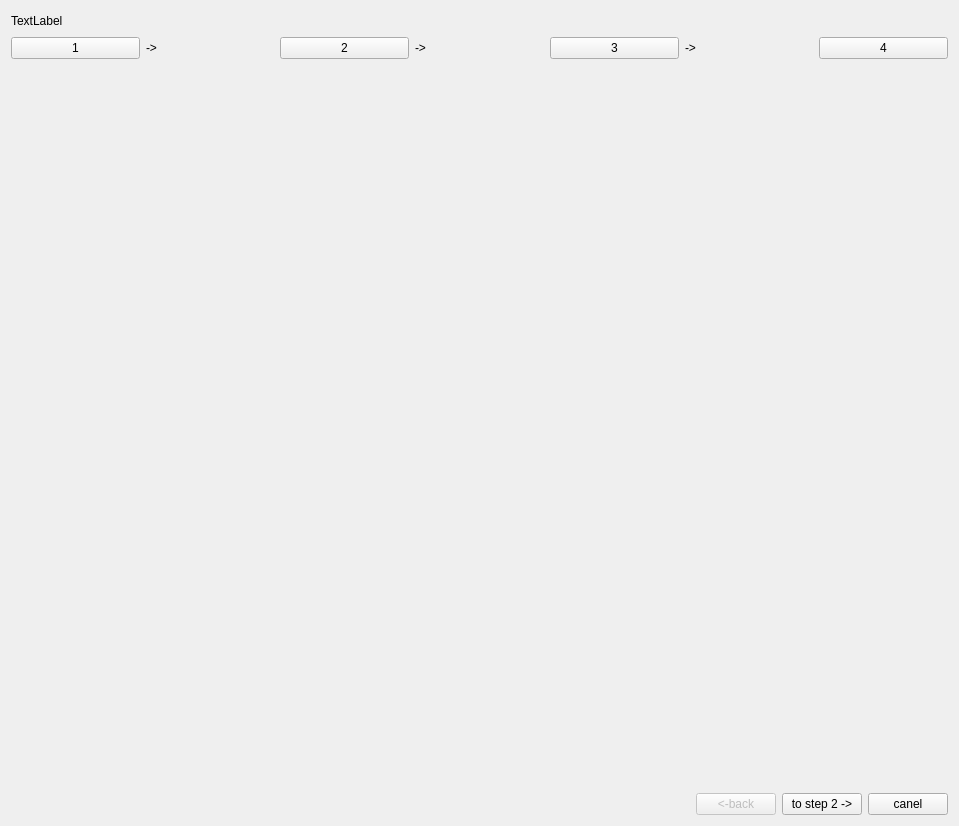
<?xml version="1.0" encoding="UTF-8"?>
<ui version="4.0">
 <class>QtSetupSimulator</class>
 <widget class="QWidget" name="QtSetupSimulator">
  <property name="geometry">
   <rect>
    <x>0</x>
    <y>0</y>
    <width>957</width>
    <height>826</height>
   </rect>
  </property>
  <property name="windowTitle">
   <string>QtSetupSimulator</string>
  </property>
  <layout class="QVBoxLayout" name="verticalLayout_3">
   <item>
    <layout class="QHBoxLayout" name="horizontalLayout_17">
     <item>
      <widget class="QLabel" name="label_13">
       <property name="text">
        <string>TextLabel</string>
       </property>
      </widget>
     </item>
     <item>
      <spacer name="horizontalSpacer_2">
       <property name="orientation">
        <enum>Qt::Horizontal</enum>
       </property>
       <property name="sizeHint" stdset="0">
        <size>
         <width>40</width>
         <height>20</height>
        </size>
       </property>
      </spacer>
     </item>
    </layout>
   </item>
   <item>
    <layout class="QHBoxLayout" name="horizontalLayout_3">
     <item>
      <widget class="QPushButton" name="pushButton_step1">
       <property name="text">
        <string>1</string>
       </property>
      </widget>
     </item>
     <item>
      <widget class="QLabel" name="label_9">
       <property name="text">
        <string>-&gt;</string>
       </property>
      </widget>
     </item>
     <item>
      <widget class="QPushButton" name="pushButton_step2">
       <property name="text">
        <string>2</string>
       </property>
      </widget>
     </item>
     <item>
      <widget class="QLabel" name="label_10">
       <property name="text">
        <string>-&gt;</string>
       </property>
      </widget>
     </item>
     <item>
      <widget class="QPushButton" name="pushButton_step3">
       <property name="text">
        <string>3</string>
       </property>
      </widget>
     </item>
     <item>
      <widget class="QLabel" name="label_11">
       <property name="text">
        <string>-&gt;</string>
       </property>
      </widget>
     </item>
     <item>
      <widget class="QPushButton" name="pushButton_step4">
       <property name="text">
        <string>4</string>
       </property>
      </widget>
     </item>
    </layout>
   </item>
   <item>
    <widget class="QStackedWidget" name="stackedWidget">
     <property name="currentIndex">
      <number>0</number>
     </property>
     <widget class="QWidget" name="page">
      <layout class="QVBoxLayout" name="verticalLayout_19">
       <item>
        <widget class="GE_Widget" name="widget" native="true">
         <property name="minimumSize">
          <size>
           <width>0</width>
           <height>700</height>
          </size>
         </property>
        </widget>
       </item>
      </layout>
     </widget>
     <widget class="QWidget" name="page_2">
      <layout class="QVBoxLayout" name="verticalLayout_18">
       <item>
        <layout class="QHBoxLayout" name="horizontalLayout_4">
         <item>
          <layout class="QVBoxLayout" name="verticalLayout">
           <item>
            <widget class="QtGuiDisplay" name="widget_getMasterImg" native="true">
             <property name="sizePolicy">
              <sizepolicy hsizetype="Ignored" vsizetype="Expanding">
               <horstretch>0</horstretch>
               <verstretch>0</verstretch>
              </sizepolicy>
             </property>
             <property name="minimumSize">
              <size>
               <width>528</width>
               <height>0</height>
              </size>
             </property>
            </widget>
           </item>
          </layout>
         </item>
         <item>
          <layout class="QVBoxLayout" name="verticalLayout_2">
           <item>
            <widget class="QLabel" name="label_getActivStep">
             <property name="maximumSize">
              <size>
               <width>381</width>
               <height>16777215</height>
              </size>
             </property>
             <property name="text">
              <string>step 1</string>
             </property>
            </widget>
           </item>
           <item>
            <widget class="QStackedWidget" name="stackWid_steps">
             <property name="sizePolicy">
              <sizepolicy hsizetype="Expanding" vsizetype="Expanding">
               <horstretch>0</horstretch>
               <verstretch>0</verstretch>
              </sizepolicy>
             </property>
             <property name="minimumSize">
              <size>
               <width>381</width>
               <height>0</height>
              </size>
             </property>
             <property name="maximumSize">
              <size>
               <width>381</width>
               <height>16777215</height>
              </size>
             </property>
             <property name="currentIndex">
              <number>1</number>
             </property>
             <widget class="QWidget" name="page_step1"/>
             <widget class="QWidget" name="page_step2">
              <layout class="QVBoxLayout" name="verticalLayout_4">
               <item>
                <widget class="QLabel" name="label_5">
                 <property name="text">
                  <string>&lt;html&gt;&lt;head/&gt;&lt;body&gt;&lt;p align=&quot;center&quot;&gt;Registers one master image to serve &lt;/p&gt;&lt;p align=&quot;center&quot;&gt;as the reference for judgment&lt;/p&gt;&lt;/body&gt;&lt;/html&gt;</string>
                 </property>
                </widget>
               </item>
               <item>
                <widget class="QTabWidget" name="tabWid_setMasterImg">
                 <property name="currentIndex">
                  <number>0</number>
                 </property>
                 <widget class="QWidget" name="tab_setMasterImg">
                  <attribute name="title">
                   <string>Master Registration</string>
                  </attribute>
                  <layout class="QVBoxLayout" name="verticalLayout_6">
                   <item>
                    <widget class="QLabel" name="label_6">
                     <property name="text">
                      <string>&lt;html&gt;&lt;head/&gt;&lt;body&gt;&lt;p align=&quot;center&quot;&gt;Select the master image registration &lt;/p&gt;&lt;p align=&quot;center&quot;&gt;method and press the button&lt;/p&gt;&lt;/body&gt;&lt;/html&gt;</string>
                     </property>
                    </widget>
                   </item>
                   <item>
                    <layout class="QVBoxLayout" name="verticalLayout_5">
                     <item>
                      <widget class="QPushButton" name="pushButton">
                       <property name="text">
                        <string>Register image from image history</string>
                       </property>
                      </widget>
                     </item>
                     <item>
                      <widget class="QPushButton" name="pushButton_2">
                       <property name="text">
                        <string>Register image from file location</string>
                       </property>
                      </widget>
                     </item>
                    </layout>
                   </item>
                   <item>
                    <spacer name="verticalSpacer">
                     <property name="orientation">
                      <enum>Qt::Vertical</enum>
                     </property>
                     <property name="sizeHint" stdset="0">
                      <size>
                       <width>20</width>
                       <height>368</height>
                      </size>
                     </property>
                    </spacer>
                   </item>
                  </layout>
                 </widget>
                 <widget class="QWidget" name="tab_correctBrightn">
                  <attribute name="title">
                   <string>Extendet Functions</string>
                  </attribute>
                  <widget class="QPushButton" name="pushButton_setCorect">
                   <property name="geometry">
                    <rect>
                     <x>60</x>
                     <y>290</y>
                     <width>93</width>
                     <height>28</height>
                    </rect>
                   </property>
                   <property name="text">
                    <string>Setting</string>
                   </property>
                  </widget>
                  <widget class="QPushButton" name="pushButton_delCorect">
                   <property name="enabled">
                    <bool>false</bool>
                   </property>
                   <property name="geometry">
                    <rect>
                     <x>210</x>
                     <y>290</y>
                     <width>93</width>
                     <height>28</height>
                    </rect>
                   </property>
                   <property name="text">
                    <string>Delete</string>
                   </property>
                  </widget>
                 </widget>
                </widget>
               </item>
              </layout>
             </widget>
             <widget class="QWidget" name="page_step3">
              <layout class="QVBoxLayout" name="verticalLayout_7">
               <item>
                <widget class="QLabel" name="label_7">
                 <property name="text">
                  <string>&lt;html&gt;&lt;head/&gt;&lt;body&gt;&lt;p&gt;Configure inspection tools and assign OK/NGlimits.&lt;/p&gt;&lt;p&gt;Press[Add Tool], orselect tool and press [Edit].&lt;/p&gt;&lt;/body&gt;&lt;/html&gt;</string>
                 </property>
                </widget>
               </item>
               <item>
                <widget class="QStackedWidget" name="stackWid_customTools">
                 <property name="currentIndex">
                  <number>0</number>
                 </property>
                 <widget class="QWidget" name="page_3">
                  <layout class="QVBoxLayout" name="verticalLayout_8">
                   <item>
                    <layout class="QHBoxLayout" name="horizontalLayout_6">
                     <item>
                      <widget class="QPushButton" name="pushButton_addTool">
                       <property name="maximumSize">
                        <size>
                         <width>71</width>
                         <height>16777215</height>
                        </size>
                       </property>
                       <property name="text">
                        <string>Add Tool</string>
                       </property>
                      </widget>
                     </item>
                     <item>
                      <spacer name="horizontalSpacer_3">
                       <property name="orientation">
                        <enum>Qt::Horizontal</enum>
                       </property>
                       <property name="sizeHint" stdset="0">
                        <size>
                         <width>40</width>
                         <height>20</height>
                        </size>
                       </property>
                      </spacer>
                     </item>
                     <item>
                      <layout class="QHBoxLayout" name="horizontalLayout_5">
                       <item>
                        <widget class="QPushButton" name="pushButton_CopyTool">
                         <property name="maximumSize">
                          <size>
                           <width>51</width>
                           <height>16777215</height>
                          </size>
                         </property>
                         <property name="text">
                          <string>Copy</string>
                         </property>
                        </widget>
                       </item>
                       <item>
                        <widget class="QPushButton" name="pushButton_delTool">
                         <property name="maximumSize">
                          <size>
                           <width>51</width>
                           <height>16777215</height>
                          </size>
                         </property>
                         <property name="text">
                          <string>Delete</string>
                         </property>
                        </widget>
                       </item>
                       <item>
                        <widget class="QPushButton" name="pushButton_editTool">
                         <property name="maximumSize">
                          <size>
                           <width>51</width>
                           <height>16777215</height>
                          </size>
                         </property>
                         <property name="text">
                          <string>Edit</string>
                         </property>
                        </widget>
                       </item>
                      </layout>
                     </item>
                    </layout>
                   </item>
                   <item>
                    <widget class="QScrollArea" name="scrollArea_procesArears">
                     <property name="widgetResizable">
                      <bool>true</bool>
                     </property>
                     <widget class="QWidget" name="scrollAreaWidgetContents">
                      <property name="geometry">
                       <rect>
                        <x>0</x>
                        <y>0</y>
                        <width>98</width>
                        <height>28</height>
                       </rect>
                      </property>
                      <layout class="QVBoxLayout" name="verticalLayout_17">
                       <item>
                        <layout class="QVBoxLayout" name="verticalLayout_scrolProcesArea">
                         <property name="sizeConstraint">
                          <enum>QLayout::SetNoConstraint</enum>
                         </property>
                        </layout>
                       </item>
                       <item>
                        <spacer name="verticalSpacer_4">
                         <property name="orientation">
                          <enum>Qt::Vertical</enum>
                         </property>
                         <property name="sizeHint" stdset="0">
                          <size>
                           <width>20</width>
                           <height>488</height>
                          </size>
                         </property>
                        </spacer>
                       </item>
                      </layout>
                     </widget>
                    </widget>
                   </item>
                  </layout>
                 </widget>
                 <widget class="QWidget" name="page_4">
                  <layout class="QVBoxLayout" name="verticalLayout_15">
                   <item>
                    <layout class="QHBoxLayout" name="horizontalLayout_7">
                     <item>
                      <widget class="QLabel" name="label_procesProgName">
                       <property name="sizePolicy">
                        <sizepolicy hsizetype="Preferred" vsizetype="Preferred">
                         <horstretch>1</horstretch>
                         <verstretch>0</verstretch>
                        </sizepolicy>
                       </property>
                       <property name="text">
                        <string/>
                       </property>
                      </widget>
                     </item>
                     <item>
                      <widget class="QLineEdit" name="lineEdit_procesUserName">
                       <property name="sizePolicy">
                        <sizepolicy hsizetype="Expanding" vsizetype="Fixed">
                         <horstretch>1</horstretch>
                         <verstretch>0</verstretch>
                        </sizepolicy>
                       </property>
                      </widget>
                     </item>
                    </layout>
                   </item>
                   <item>
                    <widget class="QTabWidget" name="tabWidget">
                     <property name="currentIndex">
                      <number>0</number>
                     </property>
                     <widget class="QWidget" name="tab">
                      <attribute name="title">
                       <string>Setting</string>
                      </attribute>
                      <layout class="QVBoxLayout" name="verticalLayout_16">
                       <item>
                        <widget class="QGroupBox" name="groupBox_editWind">
                         <property name="title">
                          <string>Edit Window</string>
                         </property>
                         <layout class="QVBoxLayout" name="verticalLayout_10">
                          <item>
                           <widget class="QLabel" name="label_selectShape">
                            <property name="text">
                             <string>Select the window shape and searh region.</string>
                            </property>
                           </widget>
                          </item>
                          <item>
                           <widget class="QLabel" name="label_shape">
                            <property name="text">
                             <string>Window Shape</string>
                            </property>
                           </widget>
                          </item>
                          <item>
                           <layout class="QHBoxLayout" name="horizontalLayout_11">
                            <item>
                             <widget class="QGroupBox" name="groupBox_windShape">
                              <property name="sizePolicy">
                               <sizepolicy hsizetype="Expanding" vsizetype="Preferred">
                                <horstretch>0</horstretch>
                                <verstretch>0</verstretch>
                               </sizepolicy>
                              </property>
                              <property name="title">
                               <string/>
                              </property>
                              <layout class="QHBoxLayout" name="horizontalLayout_8">
                               <item>
                                <widget class="QRadioButton" name="RButn_rect">
                                 <property name="text">
                                  <string>Rect</string>
                                 </property>
                                 <property name="checkable">
                                  <bool>true</bool>
                                 </property>
                                 <property name="checked">
                                  <bool>false</bool>
                                 </property>
                                </widget>
                               </item>
                               <item>
                                <widget class="QRadioButton" name="RButn_circle">
                                 <property name="text">
                                  <string>Circle</string>
                                 </property>
                                </widget>
                               </item>
                               <item>
                                <widget class="QRadioButton" name="RButn_entire">
                                 <property name="text">
                                  <string>Entire</string>
                                 </property>
                                </widget>
                               </item>
                              </layout>
                             </widget>
                            </item>
                            <item>
                             <spacer name="horizontalSpacer_5">
                              <property name="orientation">
                               <enum>Qt::Horizontal</enum>
                              </property>
                              <property name="sizeHint" stdset="0">
                               <size>
                                <width>40</width>
                                <height>20</height>
                               </size>
                              </property>
                             </spacer>
                            </item>
                            <item>
                             <widget class="QPushButton" name="PButn_angelRest">
                              <property name="maximumSize">
                               <size>
                                <width>75</width>
                                <height>16777215</height>
                               </size>
                              </property>
                              <property name="text">
                               <string>Angel Reset</string>
                              </property>
                             </widget>
                            </item>
                           </layout>
                          </item>
                          <item>
                           <widget class="QLabel" name="label_search">
                            <property name="text">
                             <string>Searecg Region</string>
                            </property>
                           </widget>
                          </item>
                          <item>
                           <layout class="QHBoxLayout" name="horizontalLayout_10">
                            <item>
                             <widget class="QGroupBox" name="groupBox_searecgReg">
                              <property name="sizePolicy">
                               <sizepolicy hsizetype="Expanding" vsizetype="Preferred">
                                <horstretch>0</horstretch>
                                <verstretch>0</verstretch>
                               </sizepolicy>
                              </property>
                              <property name="title">
                               <string/>
                              </property>
                              <layout class="QHBoxLayout" name="horizontalLayout_9">
                               <item>
                                <widget class="QRadioButton" name="RButn_entire_2">
                                 <property name="text">
                                  <string>Entire</string>
                                 </property>
                                 <property name="checkable">
                                  <bool>true</bool>
                                 </property>
                                 <property name="checked">
                                  <bool>false</bool>
                                 </property>
                                </widget>
                               </item>
                               <item>
                                <widget class="QRadioButton" name="RButn_partial">
                                 <property name="text">
                                  <string>Partial</string>
                                 </property>
                                </widget>
                               </item>
                              </layout>
                             </widget>
                            </item>
                            <item>
                             <spacer name="horizontalSpacer_4">
                              <property name="orientation">
                               <enum>Qt::Horizontal</enum>
                              </property>
                              <property name="sizeHint" stdset="0">
                               <size>
                                <width>40</width>
                                <height>20</height>
                               </size>
                              </property>
                             </spacer>
                            </item>
                            <item>
                             <widget class="QPushButton" name="PButn_mask">
                              <property name="maximumSize">
                               <size>
                                <width>75</width>
                                <height>16777215</height>
                               </size>
                              </property>
                              <property name="text">
                               <string>Mask</string>
                              </property>
                             </widget>
                            </item>
                           </layout>
                          </item>
                         </layout>
                        </widget>
                       </item>
                       <item>
                        <widget class="QGroupBox" name="groupBox_seting">
                         <property name="title">
                          <string>Fine Tune Outline</string>
                         </property>
                         <layout class="QVBoxLayout" name="verticalLayout_11">
                          <item>
                           <widget class="QLabel" name="label_inSeting">
                            <property name="text">
                             <string>Adjust extraction sensitivity and remove outline detail. </string>
                            </property>
                           </widget>
                          </item>
                          <item>
                           <spacer name="verticalSpacer_3">
                            <property name="orientation">
                             <enum>Qt::Vertical</enum>
                            </property>
                            <property name="sizeHint" stdset="0">
                             <size>
                              <width>20</width>
                              <height>14</height>
                             </size>
                            </property>
                           </spacer>
                          </item>
                          <item>
                           <layout class="QHBoxLayout" name="horizontalLayout_12">
                            <item>
                             <widget class="QLabel" name="label_senserivity">
                              <property name="text">
                               <string>Senserivity</string>
                              </property>
                             </widget>
                            </item>
                            <item>
                             <widget class="QComboBox" name="comboBox_senserivity"/>
                            </item>
                            <item>
                             <widget class="QPushButton" name="PButn_removeOutline">
                              <property name="text">
                               <string>Remove Outline</string>
                              </property>
                             </widget>
                            </item>
                           </layout>
                          </item>
                          <item>
                           <spacer name="verticalSpacer_2">
                            <property name="orientation">
                             <enum>Qt::Vertical</enum>
                            </property>
                            <property name="sizeHint" stdset="0">
                             <size>
                              <width>20</width>
                              <height>15</height>
                             </size>
                            </property>
                           </spacer>
                          </item>
                         </layout>
                        </widget>
                       </item>
                       <item>
                        <widget class="QGroupBox" name="groupBox_limit">
                         <property name="title">
                          <string>Limit Adjustment</string>
                         </property>
                         <layout class="QVBoxLayout" name="verticalLayout_14">
                          <item>
                           <widget class="QLabel" name="label_15">
                            <property name="text">
                             <string>Please adjust the limit of matching rate.</string>
                            </property>
                           </widget>
                          </item>
                          <item>
                           <layout class="QHBoxLayout" name="horizontalLayout_15">
                            <item>
                             <widget class="QLabel" name="label_16">
                              <property name="maximumSize">
                               <size>
                                <width>41</width>
                                <height>16777215</height>
                               </size>
                              </property>
                              <property name="text">
                               <string>Match</string>
                              </property>
                             </widget>
                            </item>
                            <item>
                             <spacer name="horizontalSpacer_7">
                              <property name="orientation">
                               <enum>Qt::Horizontal</enum>
                              </property>
                              <property name="sizeHint" stdset="0">
                               <size>
                                <width>40</width>
                                <height>20</height>
                               </size>
                              </property>
                             </spacer>
                            </item>
                           </layout>
                          </item>
                          <item>
                           <layout class="QHBoxLayout" name="horizontalLayout_13">
                            <item>
                             <layout class="QVBoxLayout" name="verticalLayout_12">
                              <item>
                               <widget class="QPushButton" name="PButn_fMinus">
                                <property name="maximumSize">
                                 <size>
                                  <width>21</width>
                                  <height>20</height>
                                 </size>
                                </property>
                                <property name="text">
                                 <string>-</string>
                                </property>
                               </widget>
                              </item>
                              <item>
                               <widget class="QPushButton" name="PButn_sMinus">
                                <property name="maximumSize">
                                 <size>
                                  <width>21</width>
                                  <height>20</height>
                                 </size>
                                </property>
                                <property name="text">
                                 <string>-</string>
                                </property>
                               </widget>
                              </item>
                             </layout>
                            </item>
                            <item>
                             <widget class="QtMySliderWid" name="widget_slider" native="true">
                              <property name="sizePolicy">
                               <sizepolicy hsizetype="Preferred" vsizetype="Fixed">
                                <horstretch>0</horstretch>
                                <verstretch>0</verstretch>
                               </sizepolicy>
                              </property>
                              <property name="minimumSize">
                               <size>
                                <width>0</width>
                                <height>48</height>
                               </size>
                              </property>
                             </widget>
                            </item>
                            <item>
                             <layout class="QVBoxLayout" name="verticalLayout_13">
                              <item>
                               <widget class="QPushButton" name="PButn_fPlus">
                                <property name="maximumSize">
                                 <size>
                                  <width>21</width>
                                  <height>20</height>
                                 </size>
                                </property>
                                <property name="text">
                                 <string>+</string>
                                </property>
                               </widget>
                              </item>
                              <item>
                               <widget class="QPushButton" name="PButn_sPlus">
                                <property name="maximumSize">
                                 <size>
                                  <width>21</width>
                                  <height>20</height>
                                 </size>
                                </property>
                                <property name="text">
                                 <string>+</string>
                                </property>
                               </widget>
                              </item>
                             </layout>
                            </item>
                           </layout>
                          </item>
                          <item>
                           <layout class="QHBoxLayout" name="horizontalLayout_14">
                            <item>
                             <widget class="QCheckBox" name="checkBox">
                              <property name="text">
                               <string>Upper Limit</string>
                              </property>
                              <property name="checked">
                               <bool>true</bool>
                              </property>
                             </widget>
                            </item>
                            <item>
                             <spacer name="horizontalSpacer_6">
                              <property name="orientation">
                               <enum>Qt::Horizontal</enum>
                              </property>
                              <property name="sizeHint" stdset="0">
                               <size>
                                <width>40</width>
                                <height>20</height>
                               </size>
                              </property>
                             </spacer>
                            </item>
                            <item>
                             <widget class="QLabel" name="label_scal">
                              <property name="text">
                               <string>Scal</string>
                              </property>
                             </widget>
                            </item>
                            <item>
                             <widget class="QComboBox" name="comboBox_Scal">
                              <item>
                               <property name="text">
                                <string>0-200</string>
                               </property>
                              </item>
                              <item>
                               <property name="text">
                                <string>0-999</string>
                               </property>
                              </item>
                             </widget>
                            </item>
                           </layout>
                          </item>
                         </layout>
                        </widget>
                       </item>
                      </layout>
                     </widget>
                     <widget class="QWidget" name="tab_2">
                      <attribute name="title">
                       <string>Extended Functions</string>
                      </attribute>
                     </widget>
                    </widget>
                   </item>
                   <item>
                    <layout class="QHBoxLayout" name="horizontalLayout_16">
                     <item>
                      <spacer name="horizontalSpacer_8">
                       <property name="orientation">
                        <enum>Qt::Horizontal</enum>
                       </property>
                       <property name="sizeHint" stdset="0">
                        <size>
                         <width>40</width>
                         <height>20</height>
                        </size>
                       </property>
                      </spacer>
                     </item>
                     <item>
                      <widget class="QPushButton" name="PButn_OKAddProces">
                       <property name="text">
                        <string>OK</string>
                       </property>
                      </widget>
                     </item>
                     <item>
                      <widget class="QPushButton" name="PButn_canelAddProces">
                       <property name="text">
                        <string>Canel</string>
                       </property>
                      </widget>
                     </item>
                    </layout>
                   </item>
                  </layout>
                 </widget>
                </widget>
               </item>
              </layout>
             </widget>
             <widget class="QWidget" name="page_step4">
              <layout class="QVBoxLayout" name="verticalLayout_9">
               <item>
                <widget class="QLabel" name="label_8">
                 <property name="text">
                  <string>Assign anoutput condition to an output line.</string>
                 </property>
                </widget>
               </item>
               <item>
                <widget class="QTabWidget" name="tabWidget_2">
                 <property name="currentIndex">
                  <number>0</number>
                 </property>
                 <widget class="QWidget" name="tab_3">
                  <attribute name="title">
                   <string>Tab 1</string>
                  </attribute>
                 </widget>
                 <widget class="QWidget" name="tab_4">
                  <attribute name="title">
                   <string>Tab 2</string>
                  </attribute>
                 </widget>
                </widget>
               </item>
              </layout>
             </widget>
            </widget>
           </item>
          </layout>
         </item>
        </layout>
       </item>
      </layout>
     </widget>
    </widget>
   </item>
   <item>
    <layout class="QHBoxLayout" name="horizontalLayout_19">
     <item>
      <spacer name="horizontalSpacer_10">
       <property name="orientation">
        <enum>Qt::Horizontal</enum>
       </property>
       <property name="sizeHint" stdset="0">
        <size>
         <width>40</width>
         <height>20</height>
        </size>
       </property>
      </spacer>
     </item>
     <item>
      <widget class="QPushButton" name="pushButton_back">
       <property name="enabled">
        <bool>false</bool>
       </property>
       <property name="text">
        <string>&lt;-back</string>
       </property>
      </widget>
     </item>
     <item>
      <widget class="QPushButton" name="pushButton_nextAndFinsh">
       <property name="enabled">
        <bool>true</bool>
       </property>
       <property name="text">
        <string>to step 2 -&gt;</string>
       </property>
      </widget>
     </item>
     <item>
      <widget class="QPushButton" name="pushButton_canel">
       <property name="text">
        <string>canel</string>
       </property>
      </widget>
     </item>
    </layout>
   </item>
  </layout>
 </widget>
 <layoutdefault spacing="6" margin="11"/>
 <customwidgets>
  <customwidget>
   <class>QtGuiDisplay</class>
   <extends>QWidget</extends>
   <header>qtguidisplay.h</header>
   <container>1</container>
  </customwidget>
  <customwidget>
   <class>QtMySliderWid</class>
   <extends>QWidget</extends>
   <header>qtmysliderwid.h</header>
   <container>1</container>
  </customwidget>
  <customwidget>
   <class>GE_Widget</class>
   <extends>QWidget</extends>
   <header>GE_Widget.h</header>
   <container>1</container>
  </customwidget>
 </customwidgets>
 <resources/>
 <connections/>
</ui>
